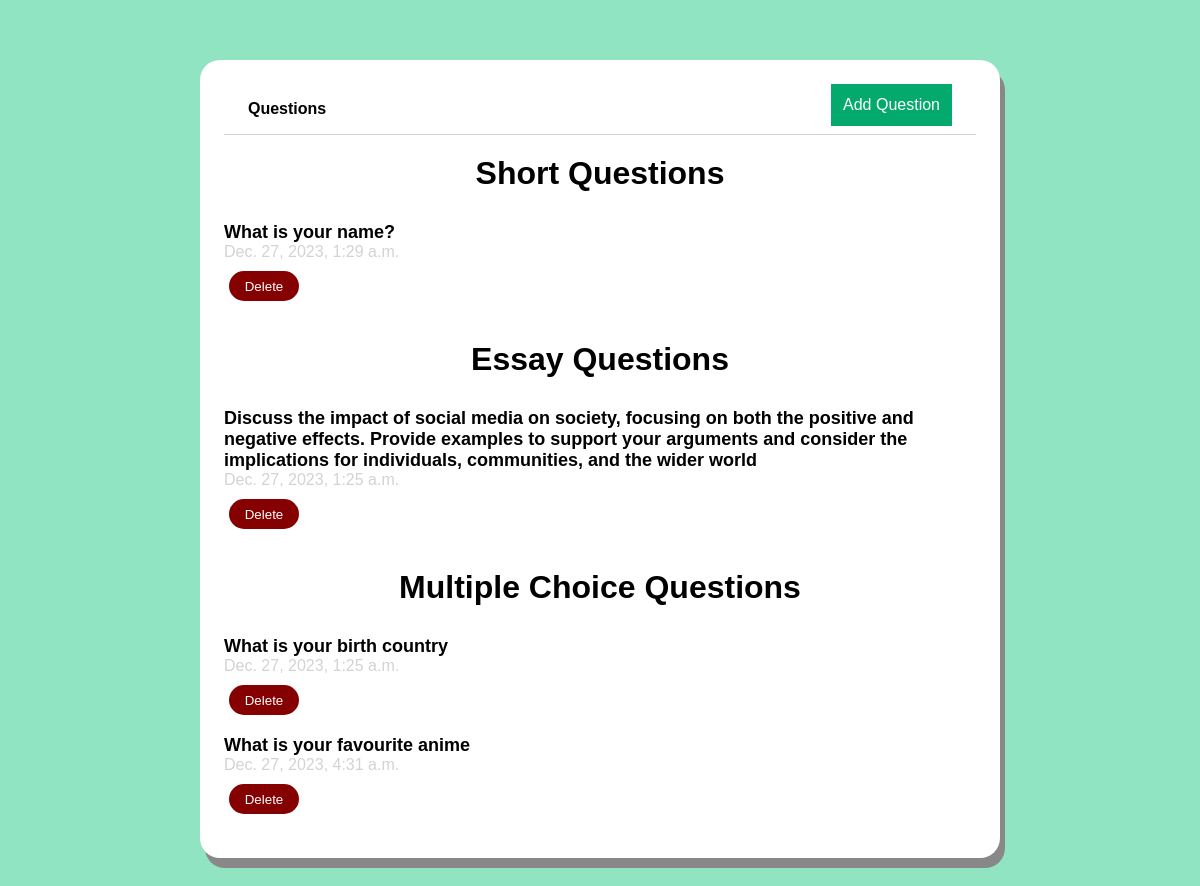
Before: / with the older database file.
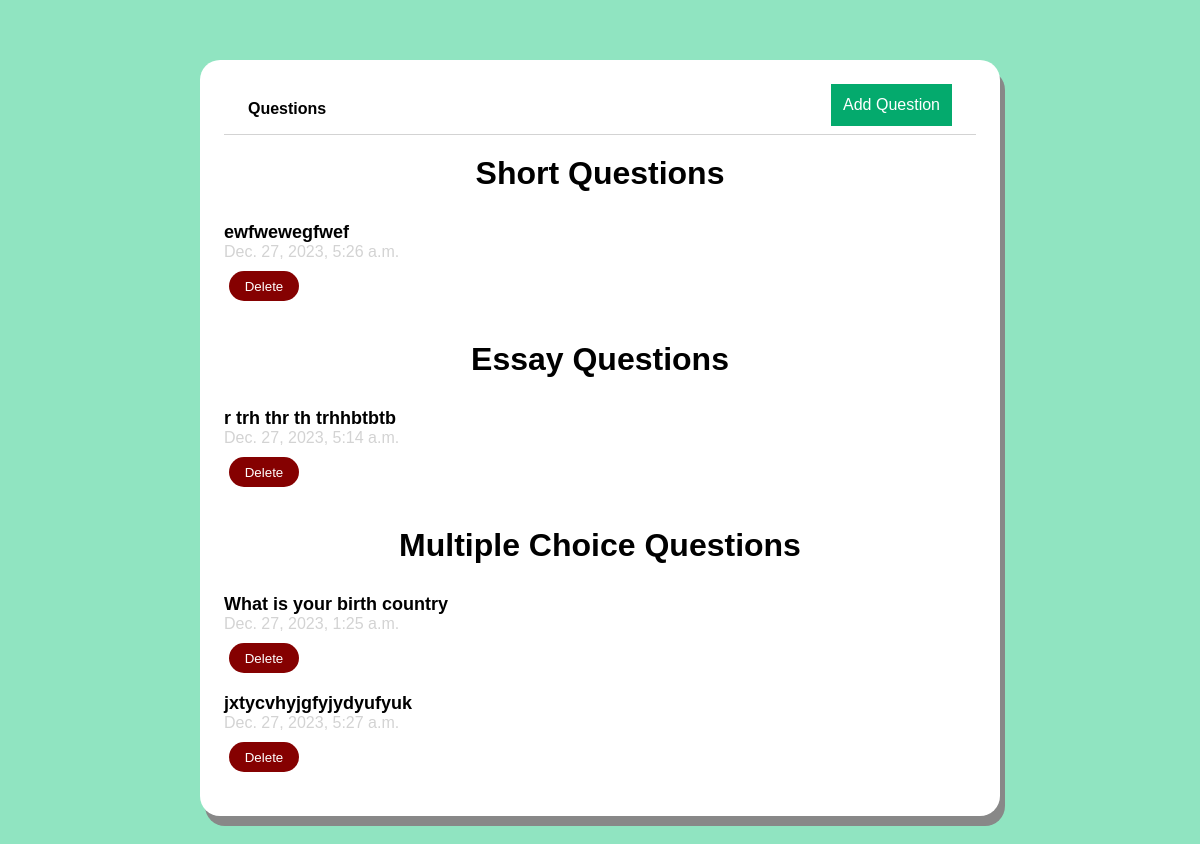
After: the same page with the newer database file.
### questions/models.py (models this page shows, shortened)
class ShortQuestion(models.Model):
    category = models.ForeignKey(Question, null=True, on_delete=models.CASCADE)
    question = models.CharField(max_length=10000)
    created_at = models.DateTimeField(auto_now_add=True)
    updated_at = models.DateTimeField(auto_now=True)

class EssayQuestion(models.Model):
    category = models.ForeignKey(Question, null=True, on_delete=models.CASCADE)
    question = models.CharField(max_length=10000)
    created_at = models.DateTimeField(auto_now_add=True)
    updated_at = models.DateTimeField(auto_now=True)

class MultiChoiceQuestion(models.Model):
    category = models.ForeignKey(Question, null=True, on_delete=models.CASCADE)
    question = models.CharField(max_length=10000)
    created_at = models.DateTimeField(auto_now_add=True)
    updated_at = models.DateTimeField(auto_now=True)

### questions/views.py (the view)
# urls.py: path('', views.index, name = "index"),
def index(request):
    shortQuestions = ShortQuestion.objects.all().order_by('created_at')
    multiChoiceQuestions = MultiChoiceQuestion.objects.all().order_by('created_at')
    essayQuestions = EssayQuestion.objects.all().order_by('created_at')
    context = {
        'shortQuestions' : shortQuestions,
        'essayQuestions' : essayQuestions,
        'multiChoiceQuestions' : multiChoiceQuestions,
    }
    return render(request, 'index.html', context)

### questions/templates/index.html
{% extends 'layouts/page.html' %}
{% block content %}
<div class="page">
<h1 class="title">Short Questions</h1>
{% for  question in shortQuestions %}
<div class = "question-items">
    <a href="{% url 'short-question' question.id %}">
        <p class="question-item-title">
            {{question.question}}
        </p>
        <p class="question-created-at">
            {{question.created_at}}
        </p>
    </a>
    <a href="{% url 'delete-short-question' question.id %}">
        <button type="button" class="delete-button">Delete</button>
    </a>
</div>
{% endfor %}
<h1 class="title">Essay Questions</h1>
{% for  question in essayQuestions %}
<div class = "question-items">
    <a href="{% url 'essay-question' question.id %}">
        <p class="question-item-title">
            {{question.question}}
        </p>
        <p class="question-created-at">
            {{question.created_at}}
        </p>
    </a>
    <a href="{% url 'delete-essay-question' question.id %}">
        <button type="button" class="delete-button">Delete</button>
    </a>
</div>
{% endfor %}
<h1 class="title">Multiple Choice Questions</h1>
{% for  question in multiChoiceQuestions %}
<div class = "question-items">
    <a href="{% url 'mcq-question' question.id %}">
        <p class="question-item-title">
            {{question.question}}
        </p>
        <p class="question-created-at">
            {{question.created_at}}
        </p>
    </a>
    <a href="{% url 'delete-mcq' question.id %}">
        <button type="button" class="delete-button">Delete</button>
    </a>
</div>
{% endfor %}
</div>
{% endblock %}

### questions/templates/layouts/page.html (shortened to what this page needs)
{% load static %}
<!DOCTYPE html>
<html lang="eng" dir="ltr">
<head>
    <link rel="stylesheet" type="text/css" href="{% static 'css/styles.css'%}?{% now 'U' %}"/>
</head>
<body>
    <div class="main">
        {% include 'navbar.html' %}
        {% block content %}
        {% endblock %}
    </div>
</body>
</html>

### questions/templates/navbar.html (shortened to what this page needs)
<nav class="navbar">
    <div class="main-menu">
        <ul>
            <li><a href="{% url 'index' %}">Questions</a> </li>
        </ul>
    </div>
    <div class="dropdown">
        <button class="dropbtn">Add Question</button>
    </div>
</nav>

### questions/static/css/styles.css (style rules this page uses)
html, body { font-family: Arial; background-color: #90E4C1; }
*, *::after, *::before { box-sizing: border-box; }
a { text-decoration:none; }
ul { list-style: none; padding: 0; }
.main { max-width: 800px; margin: 60px auto; padding: 24px; border-radius: 20px; background-color: white; box-shadow: 5px 10px #888888; }
.navbar { display: flex; flex-direction: row; justify-content: space-between; padding: 0 24px; border-bottom: 1px solid lightgray; }
.main-menu ul li a { color: black; font-weight: 900; }
.dropbtn { background-color: #04AA6D; color: white; padding: 12px; font-size: 16px; border: none; }
.dropdown { position: relative; display: inline-block; }
.page { display: flex; flex-direction: column; }
.title { margin: 20px auto 30px auto; font-weight:900; }
.question-items { margin-bottom: 20px; }
.question-item-title { color: black; font-size: 18px; word-wrap: break-word; font-weight: 800; margin: 0; }
.question-created-at { color: lightgray; margin: 0; }
.delete-button { display: block; width: 70px; height: 30px; border: none; border-radius: 20px; background-color: #850101 ; color: white; margin-top: 10px; margin-left: 5px; cursor: pointer; }

Changed rows visible on the page:
removed ShortQuestion: question "What is your name?", created_at "Dec. 27, 2023, 1:29 a.m."
removed EssayQuestion: question "Discuss the impact of social media on society, focusing on both the positive and negative effects. Provide examples to support your arguments and consider the implications for individuals, communities, and the wider world", created_at "Dec. 27, 2023, 1:25 a.m."
removed MultiChoiceQuestion: question "What is your favourite anime", created_at "Dec. 27, 2023, 4:31 a.m."
added ShortQuestion: question "ewfwewegfwef", created_at "Dec. 27, 2023, 5:26 a.m."
added EssayQuestion: question "r trh thr th trhhbtbtb", created_at "Dec. 27, 2023, 5:14 a.m."
added MultiChoiceQuestion: question "jxtycvhyjgfyjydyufyuk", created_at "Dec. 27, 2023, 5:27 a.m."
